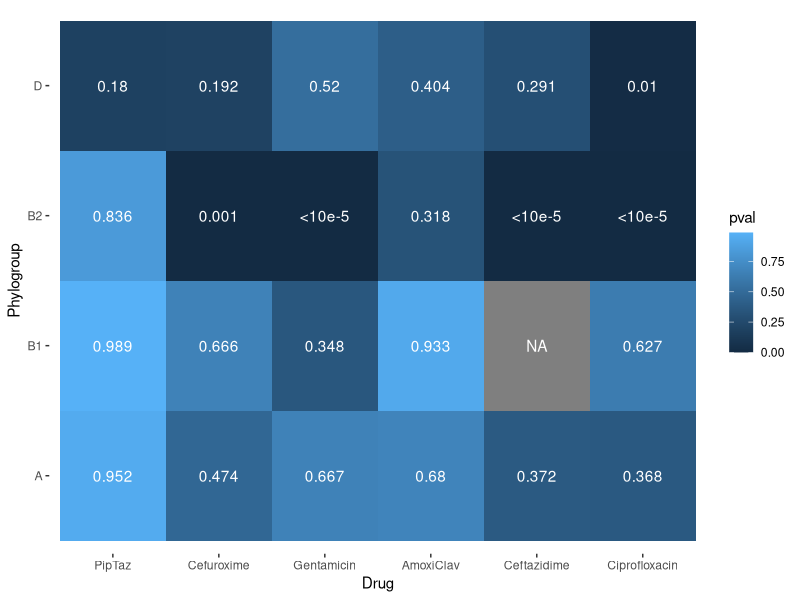
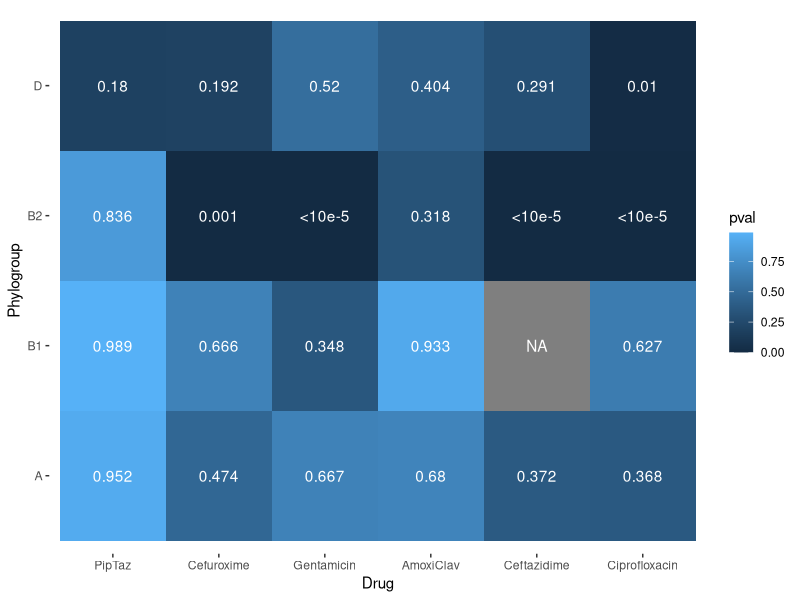

Generate these figures, in order, with R:
# CODE BELOW CREATES FIGURE 5 PHYLOCLUST HEATMAP
setwd("~/Dropbox/Team-Phylo/")

# import necessary libraries
library(ggplot2)
library(dplyr)
library(tidyr)

phyloclustDF <- read.csv(file = 'Output/phyloclust_pvalues_Dec2022.csv', header = TRUE) # read in phyloclust df

# for labeling pvalues on heatmap
phyloclustDF$pval_label <- round(phyloclustDF$pval ,digit=3) # Round off the pval column to 3 decimals
phyloclustDF$pval_label[phyloclustDF$pval == 0] <- "<10e-5" # for p val of 0 show it on the heatmap as "<10e-5"

phyloclustDF$pval_label[is.na(phyloclustDF$pval)] <- "NA" # for p val of 0 show it on the heatmap as "<10e-5"

phyloclustDF$stars[phyloclustDF$pval < 0.05] <- "*" # create star column where p values < 0.05 get a star



# create a heatmap 
heatmap <- ggplot(phyloclustDF, aes(Drug, Phylogroup)) +                           
  geom_tile(aes(fill = pval)) +                                         
  #geom_text(aes(label = stars), color = "white") + # uncomment to show just asterisks for p-values < 0.05
  geom_text(aes(label = pval_label), color = "white") + # uncomment to show actual p-values
  scale_x_discrete(limits = c("PipTaz", "Cefuroxime", "Gentamicin", "AmoxiClav", "Ceftazidime", "Ciprofloxacin")) +
  theme_bw() + # remove gray background
  theme( # remove grid
    plot.background = element_blank(),
    panel.grid.major = element_blank(),
    panel.grid.minor = element_blank(),
    panel.border = element_blank()
  ) 
heatmap

# saving heatmap as pdf
#pdf(file = "Output/Fig5_phyloclust_heatmap_Dec2022.pdf")
png("Output/Fig5_phyloclust_heatmap_Dec2022.png", width = 6, height = 5, units = "in", res = 200)
heatmap
dev.off()
